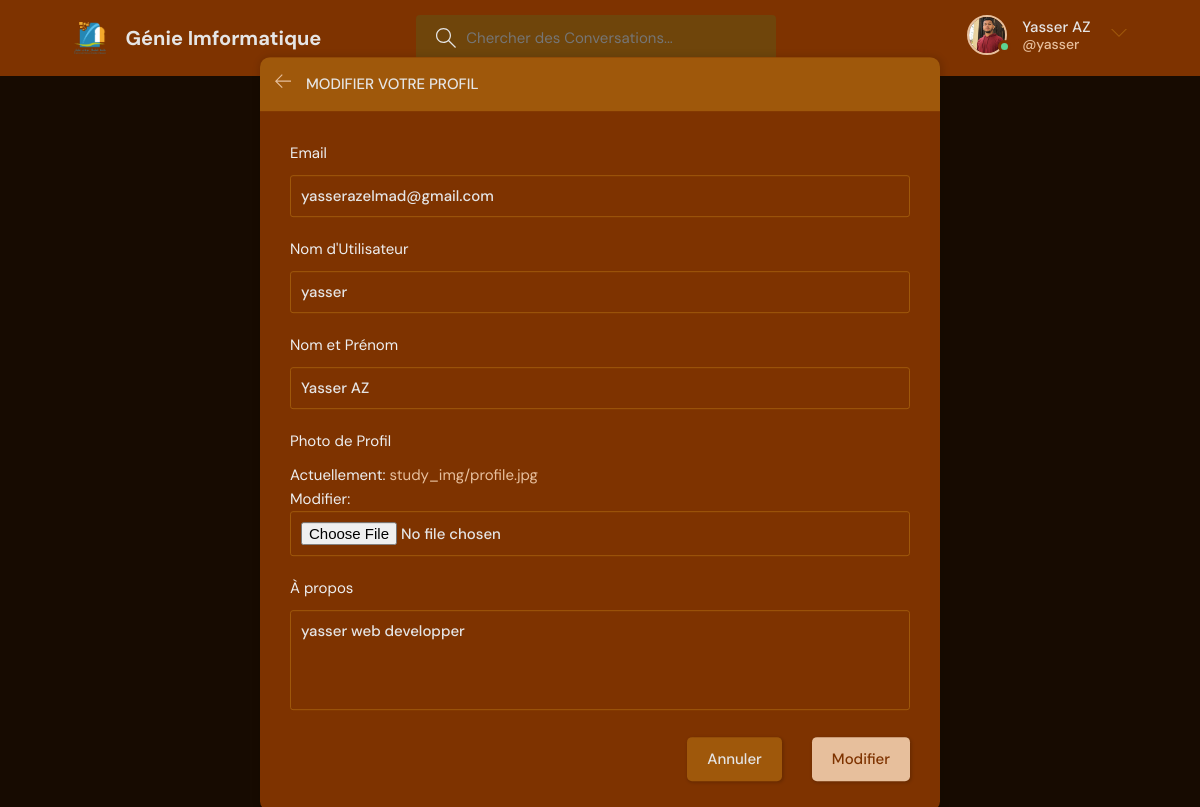
The page /update-user/ (signed in) on the database its author committed.
### base/models.py (models this page shows, shortened)
class User(AbstractUser):
	name = models.CharField(max_length=200, null=True)
	email = models.EmailField(unique=True, null=True)
	username = models.CharField(max_length=200, unique=True)
	bio = models.TextField(null=True)
	image = models.ImageField(null=True, upload_to='study_img/', default='img/pxxp.jpg')
	USERNAME_FIELD = 'email'
	REQUIRED_FIELDS = ['username','name']

### base/views.py (the view, shortened to what this page needs)
# urls.py: path('update-user/', views.updateUser, name='update_user'),
@login_required(login_url='login')
def updateUser(request):
    user = request.user
    form = UserForm(instance=user)
    context = {
       'form': form
    }
    return render(request, 'base/edit-user.html', context)

### base/forms.py
class UserForm(ModelForm):
	class Meta:
		model = User
		fields = ['email', 'username', 'name', 'image', 'bio']

### templates/base/edit-user.html (shortened to what this page needs)
{% extends 'base/main.html' %}
{% block content %}
    <main class="update-account layout">
        <div class="container">
            <div class="layout__box">
                <div class="layout__boxHeader">
                    <div class="layout__boxTitle">
                        <a href="{% url 'home' %}">
                            <svg version="1.1" xmlns="http://www.w3.org/2000/svg" width="32" height="32"
                                viewBox="0 0 32 32">
                                <title>arrow-left</title>
                                <path
                                    d="M13.723 2.286l-13.723 13.714 13.719 13.714 1.616-1.611-10.96-10.96h27.625v-2.286h-27.625l10.965-10.965-1.616-1.607z">
                                </path>
                            </svg>
                        </a>
                        <h3>Modifier votre profil</h3>
                    </div>
                </div>
                <div class="layout__body">
                    <form class="form" method="POST" action="" enctype="multipart/form-data">
                        <div class="form__group">
                            <label for="profile_pic">Email</label>
                            {{ form.email }}
                        </div>
                        <div class="form__group">
                            <label for="profile_pic">Nom d'Utilisateur</label>
                            {{ form.username }}
                        </div>
                        <div class="form__group">
                            <label for="profile_pic">Nom et Prénom</label>
                            {{ form.name }}
                        </div>
                        <div class="form__group">
                            <label for="profile_pic">Photo de Profil</label>
                            {{ form.image }}
                        </div>
                        <div class="form__group">
                            <label for="profile_pic">À propos</label>
                            {{ form.bio }}
                        </div>
                        <div class="form__action">
                            <a class="btn btn--dark" href="{% url 'home' %}">Annuler</a>
                            <button class="btn btn--main" type="submit">Modifier</button>
                        </div>
                    </form>
                </div>
            </div>
        </div>
    </main>
{% endblock %}

### templates/base/navbar.html (shortened to what this page needs)
{% load static %}
<header class="header header--loggedIn">
      <div class="container">
        <a href="{% url 'home' %}" class="header__logo">
          <img src="{% static 'images/usms.png' %}" />
          <h1>Génie Imformatique</h1>
        </a>
        <form class="header__search" method="GET" action="{% url 'home' %}">
          <label>
            <input name="q" placeholder="Chercher des Conversations..." />
          </label>
        </form>
        <nav class="header__menu">
          {% if request.user.is_authenticated %}
          <div class="header__user">
            <a href="{% url 'profile' request.user.id %}">
              <div class="avatar avatar--medium active">
                <img src="{{request.user.image.url}}" />
              </div>
              <p>{{ request.user.name }} <span>@{{ request.user.username }}</span></p>
            </a>
            <button class="dropdown-button">
              <svg version="1.1" xmlns="http://www.w3.org/2000/svg" width="32" height="32" viewBox="0 0 32 32">
                <title>chevron-down</title>
                <path d="M16 21l-13-13h-3l16 16 16-16h-3l-13 13z"></path>
              </svg>
            </button>
          </div>
          {% else %}
          <a href="{% url 'login' %}">
            <img src="{% static 'images/avatar.svg' %}" />
            <p>Connexion</p>
          </a>
          {% endif %}
        </nav>
      </div>
    </header>

### rows shown on the page
User: user.image (placeholder picture), user.name "Yasser AZ", user.username "yasser", email "yasserazelmad@gmail.com", username "yasser", name "Yasser AZ", bio "yasser web developper"
